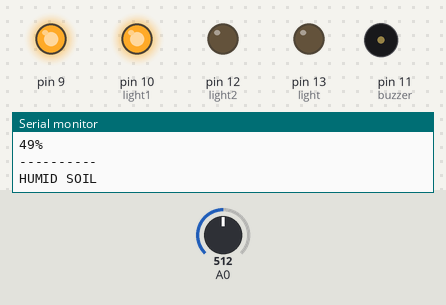
A sketch run on a simulated Arduino Uno, built with avr-gcc and run on an emulated ATmega328P. On the bench: output pins drawn as LEDs (lit = HIGH), buzzer (waves = sounding), the last lines printed to the serial monitor. The test bench sets the inputs (shaded band); at power-on: A0 = 512.

Above: at 1.8 s.
1.9 s: A0 set to 584
3.4 s: A0 set to 616
At 4.8 s:
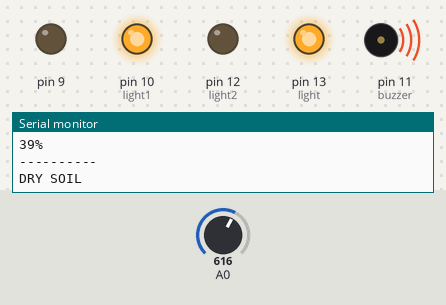
7.5 s: A0 set to 360
At 8.4 s:
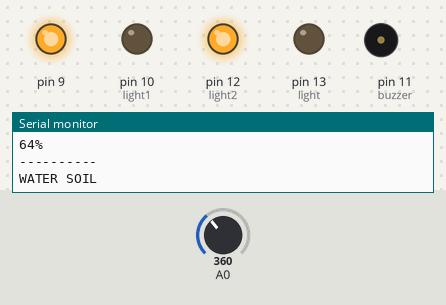
9.5 s: A0 set to 387
At 11.2 s:
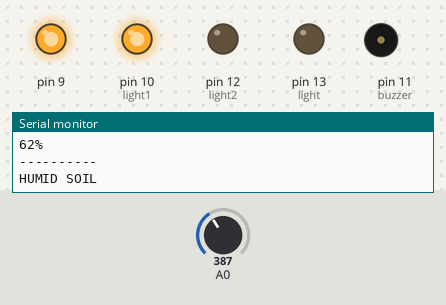
11.5 s: A0 set to 306
At 12.7 s:
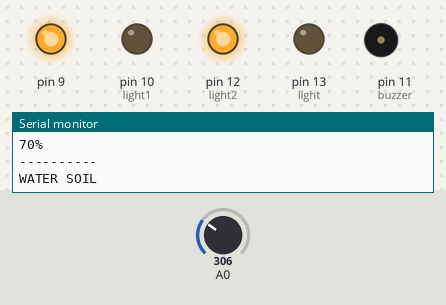
13.5 s: A0 set to 380
At 14.3 s:
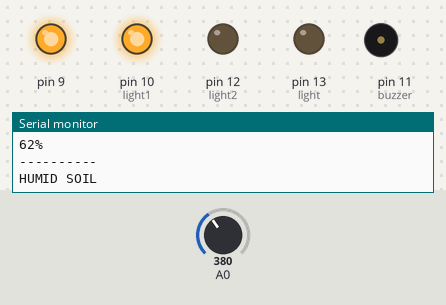
Timing chart, 0 to 16.5 s (numbered marks = the images above; inputs shaded):
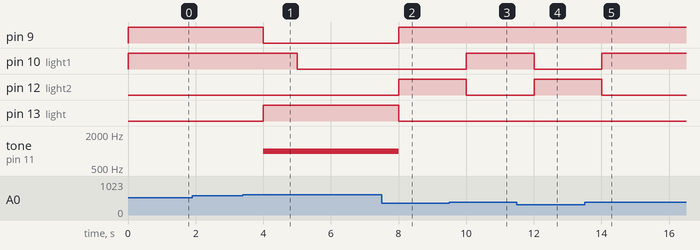

Measured:
- the behaviour switches between 599 and 600 on A0 (found by bisection; images 0 and 1)
- the behaviour switches between 369 and 370 on A0 (found by bisection; images 2 and 3)
- after the input at 3.4 s, pin 9: HIGH → LOW after 0.60 s; pin 10 (light1): HIGH → LOW after 1.6 s; pin 13 (light): LOW → HIGH after 0.60 s; tone on pin 11 (buzzer): silent → 1000 Hz after 0.60 s
- after the input at 7.5 s, pin 9, pin 12 (light2): LOW → HIGH after 0.51 s; pin 13 (light): HIGH → LOW after 0.51 s; tone on pin 11 (buzzer): 1000 Hz → silent after 0.50 s
- after the input at 9.5 s, pin 10 (light1): LOW → HIGH after 0.51 s; pin 12 (light2): HIGH → LOW after 0.51 s
- after the input at 11.5 s, pin 10 (light1): HIGH → LOW after 0.51 s; pin 12 (light2): LOW → HIGH after 0.51 s
- after the input at 13.5 s, pin 10 (light1): LOW → HIGH after 0.51 s; pin 12 (light2): HIGH → LOW after 0.51 s

The sketch:

2._soil_moisture.ino
```cpp
#include <Wire.h>
const int buzzer = 11;
const int light = 13;
const int light1 = 10;
const int light2 = 12;
int moisture;
void setup() {
  pinMode(A0, INPUT);
  Serial.begin(9600);
  pinMode(buzzer, OUTPUT);
  pinMode(light, OUTPUT);
  pinMode(light1, OUTPUT);
  pinMode(light2, OUTPUT);
  pinMode(9, OUTPUT);
  Serial.println("Soil Moisture Program");
}
void loop() {
  int SensorValue = analogRead(A0);
   moisture = (100 - ((SensorValue/1023.00) * 100));
  Serial.print(moisture);
  Serial.println("%");
  Serial.println("----------");
  if (SensorValue >= 1000)
  {
    Serial.println("Not in soil or disconnected");
  }
  if (SensorValue < 1000 && SensorValue >= 600)
  {
      digitalWrite(9, LOW);
      Serial.println("DRY SOIL");
      digitalWrite(light, HIGH);
      tone(buzzer, 1000);
      delay(1000);
      digitalWrite(light1, LOW);
      digitalWrite(light2, LOW);
      tone(buzzer, 500);
      noTone(buzzer);
  }
  if (SensorValue < 600 && SensorValue >= 370)
  {
      digitalWrite(9, HIGH);
      Serial.println("HUMID SOIL");
      digitalWrite(light1, HIGH);
      digitalWrite(light2, LOW);
      digitalWrite(light, LOW);
      delay(1000);
  }
  if (SensorValue < 370)
  {
      digitalWrite(9, HIGH);
      Serial.println("WATER SOIL");
      digitalWrite(light2, HIGH);
      digitalWrite(light, LOW);
      digitalWrite(light1, LOW);
      delay(1000);
 } }
```
